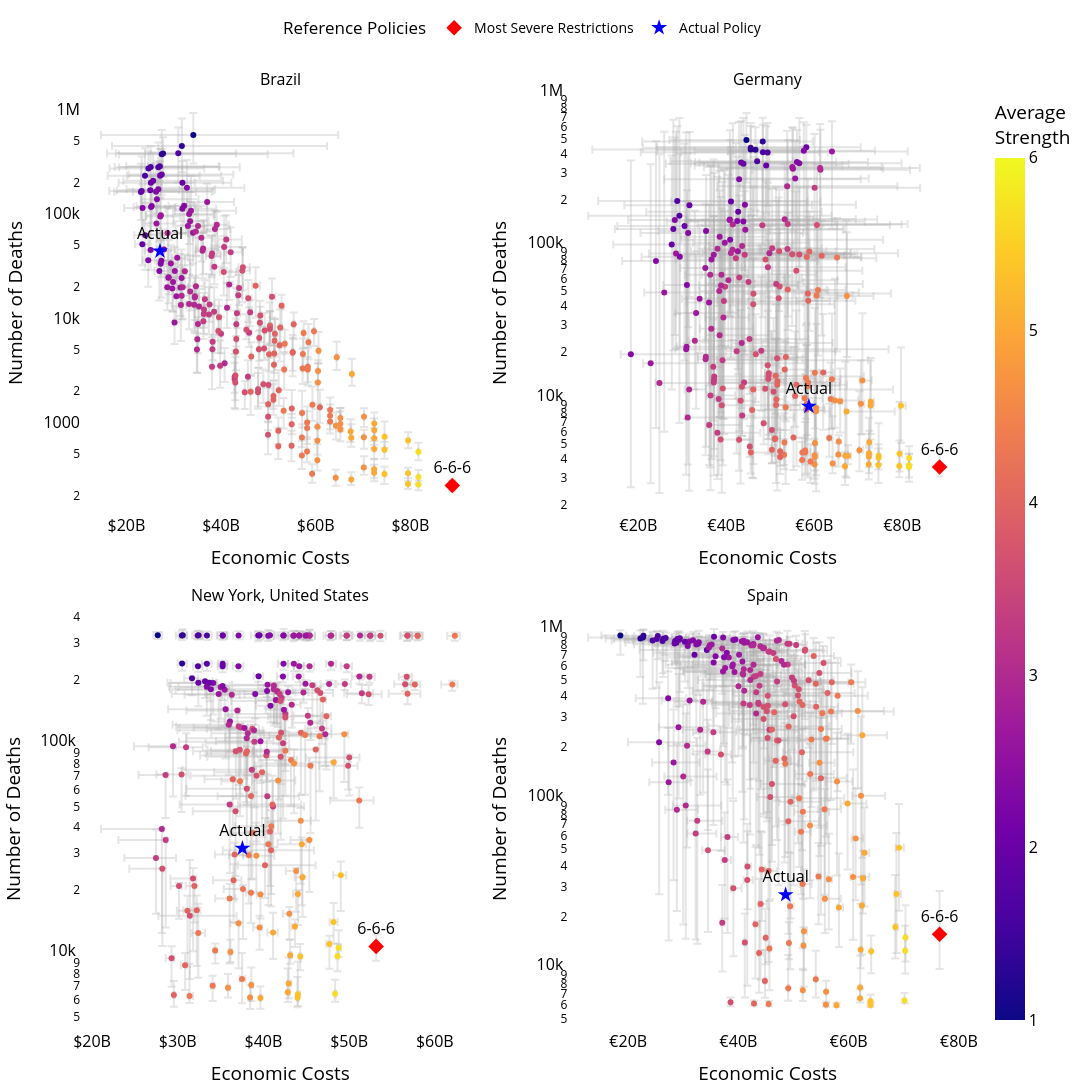

This figure's notebook cell:
### Code cell
def shorten_policy_string(pname):
    policies = pname.split("-")
    DICT_POLICY_CODE = {
        'No_Measure': "1",
        'Restrict_Mass_Gatherings': "2",
        'Authorize_Schools_but_Restrict_Mass_Gatherings_and_Others': "3",
        # 'Mass_Gatherings_Authorized_But_Others_Restricted': "3",
        'Restrict_Mass_Gatherings_and_Schools': "4",
        'Restrict_Mass_Gatherings_and_Schools_and_Others': "5",
        'Lockdown': "6"
    }
    short_name = '-'.join([DICT_POLICY_CODE[pol] for pol in policies])
    return short_name

# Currency symbol mapping
currency_symbols = {
    'US': '$', 'ES': '€', 'GB': '£', 'CN': '¥', 'JP': '¥', 'IN': '₹', 'DE': '€', 'FR': '€',
    # Add more country codes and symbols as needed
}
name_codes = {
    'US-NY': 'New York, United States', 'ES': 'Spain', 'DE': 'Germany', 'BR': 'Brazil'
    # Add more country codes and symbols as needed
}

cost_colors = {
    'st_economic_costs': '#636EFA',  # blue
    'd_costs': '#EF553B',  # red
    'h_costs': '#00CC96',  # green
    'mh_costs': '#AB63FA'  # purple
}
def get_currency_symbol(country_code):
    # Extract the ISO country code (first two characters)
    iso_code = country_code.split('-')[0]
    return currency_symbols.get(iso_code, '$')  # Default to '$' if not found


def region_policy_scatter_plot_panel(results: pd.DataFrame, start_date: str = "3/15/2020", 
                                     y_val: str = 'num_deaths', width: int = 600, height: int = 600):
    regions = results['country'].unique()
    num_regions = len(regions)
    num_rows = math.ceil(num_regions / 2)

    
    # Create a subplot grid with two columns
    fig = make_subplots(rows=num_rows, cols=2, shared_xaxes=False, shared_yaxes=False, 
                        subplot_titles=[name_codes[x] for x in regions], vertical_spacing=0.1, horizontal_spacing=0.1)
    
    for i, region in enumerate(regions):
        df = results.query("start_date == @start_date and country == @region")
        if y_val == 'life_costs':
            df['life_costs'] = df.d_costs + df.h_costs + df.mh_costs
            df['life_costs_lb'] = df.d_costs_lb + df.h_costs + df.mh_costs_lb
            df['life_costs_ub'] = df.d_costs_ub + df.h_costs + df.mh_costs_ub
        df['st_economic_costs_lerr'] = df['st_economic_costs'] - df['st_economic_costs_lb']
        df['st_economic_costs_uerr'] = df['st_economic_costs_ub'] - df['st_economic_costs']
        df[f'{y_val}_lerr'] = df[y_val] - df[f'{y_val}_lb']
        df[f'{y_val}_uerr'] = df[f'{y_val}_ub'] - df[y_val]

        # Calculate average strength and add it as a column
        df['avg_strength'] = df['short_policy_name'].apply(lambda x: sum(map(int, x.split('-'))) / 3 if x != 'actual' else None)

        y_val_name = 'Number of Deaths' if y_val == 'num_deaths' else \
            'Humanitarian Costs' if y_val == 'life_costs' else y_val

        # Get the currency symbol for the region
        country_code = df['country'].iloc[0]
        currency_symbol = get_currency_symbol(country_code)
        
        scatter = px.scatter(df, x='st_economic_costs', y=y_val, color='avg_strength',
                             error_x='st_economic_costs_uerr', error_x_minus='st_economic_costs_lerr',
                             error_y=f'{y_val}_uerr', error_y_minus=f'{y_val}_lerr', log_x=False, log_y=True, 
                             hover_name="short_policy_name", hover_data=["num_deaths", "num_cases", "mh_costs", "h_costs", "avg_strength"],
                             labels={'st_economic_costs': 'Economic Costs', y_val: y_val_name, "avg_strength": "Average Strength"},
                             template="plotly_white", color_continuous_scale=px.colors.sequential.Reds)

        # Add traces to the subplot
        for trace in scatter.data:
            if 'error_x' in trace:
                trace.error_x.color = 'rgba(169,169,169,0.3)'  # Light gray with transparency (alpha = 0.3)
            if 'error_y' in trace:
                trace.error_y.color = 'rgba(169,169,169,0.3)'  # Light gray with transparency (alpha = 0.3)

            fig.add_trace(trace, row=(i//2) + 1, col=(i % 2) + 1)
        
        # Highlight the policy "6-6-6" without adding it to the legend multiple times
        highlight_policy = df[df['short_policy_name'] == '6-6-6']
        if not highlight_policy.empty:
            fig.add_trace(go.Scatter(
                x=highlight_policy['st_economic_costs'],
                y=highlight_policy[y_val],
                mode='markers+text',
                marker=dict(color='red', size=12, symbol='diamond'),
                showlegend=False,
                text=["6-6-6"],
                textposition="top center",
                hoverinfo='skip'
            ), row=(i//2) + 1, col=(i % 2) + 1)

        # Highlight the "actual" policy without adding it to the legend multiple times
        actual_policy = df[df['short_policy_name'] == 'actual']
        if not actual_policy.empty:
            fig.add_trace(go.Scatter(
                x=actual_policy['st_economic_costs'],
                y=actual_policy[y_val],
                mode='markers+text',
                marker=dict(color='blue', size=12, symbol='star'),
                showlegend=False,
                text=["Actual"],
                textposition="top center",
                hoverinfo='skip'
            ), row=(i//2) + 1, col=(i % 2) + 1)

        # Update axes with the correct currency symbol and log scale for y-axis
        fig.update_xaxes(title_text='Economic Costs', tickprefix=currency_symbol, row=(i//2) + 1, col=(i % 2) + 1)
        fig.update_yaxes(title_text=y_val_name, type='log', row=(i//2) + 1, col=(i % 2) + 1)
        if y_val == 'life_costs':
            fig.update_yaxes(tickprefix=currency_symbol, type='log', row=(i//2) + 1, col=(i % 2) + 1)

    # Add legend items for the special points
    fig.add_trace(go.Scatter(
        x=[None],
        y=[None],
        mode='markers',
        marker=dict(color='red', size=12, symbol='diamond'),
        name="Most Severe Restrictions"
    ))
    fig.add_trace(go.Scatter(
        x=[None],
        y=[None],
        mode='markers',
        marker=dict(color='blue', size=12, symbol='star'),
        name="Actual Policy"
    ))

    # Update layout
    fig.update_layout(
        font=dict(
        size=16,  # Adjust this to make text bigger
        color="black"
    ),
        legend=dict(title='Reference Policies', orientation='h', y=1.05, yanchor='bottom', x=0.5, xanchor='center', traceorder='normal',font=dict(
            size=14,  # Adjust legend font size
            color="black"
        )),
        coloraxis_colorbar=dict(title='Average<br>Strength'),
        margin=dict(l=40, r=40, t=80, b=40),
        plot_bgcolor='rgba(0,0,0,0)',
        width=width * 2,
        height=height * num_rows
    )

    return fig
region_policy_scatter_plot_panel(results, start_date = "3/15/2020")
# region_policy_scatter_plot_panel(results, region_name = "BR",start_date = "3/15/2020")

### Figure 1 — Plotly figure (JSON) as saved in the notebook; plotly's stock layout.template omitted (floating-point values rounded to 4 significant figures; data arrays with more than 128 entries replaced by an {"elided": "..."} marker saying what was removed)
{"data": [{"customdata": {"elided": "217x4 float values"}, "error_x": {"array": {"elided": "217 float values"}, "arrayminus": {"elided": "217 float values"}, "color": "rgba(169,169,169,0.3)"}, "error_y": {"array": {"elided": "217 int values"}, "arrayminus": {"elided": "217 int values"}, "color": "rgba(169,169,169,0.3)"}, "hovertemplate": "<b>%{hovertext}</b><br><br>Economic Costs=%{x}<br>Number of Deaths=%{y}<br>num_cases=%{customdata[0]}<br>mh_costs=%{customdata[1]}<br>h_costs=%{customdata[2]}<br>Average Strength=%{marker.color}<extra></extra>", "hovertext": {"elided": "217 str values"}, "legendgroup": "", "marker": {"color": {"elided": "217 float values"}, "coloraxis": "coloraxis", "symbol": "circle"}, "mode": "markers", "name": "", "orientation": "v", "showlegend": false, "type": "scatter", "x": {"elided": "217 float values"}, "xaxis": "x", "y": {"elided": "217 int values"}, "yaxis": "y"}, {"hoverinfo": "skip", "marker": {"color": "red", "size": 12, "symbol": "diamond"}, "mode": "markers+text", "showlegend": false, "text": ["6-6-6"], "textposition": "top center", "type": "scatter", "x": [88860000000.0], "xaxis": "x", "y": [249], "yaxis": "y"}, {"hoverinfo": "skip", "marker": {"color": "blue", "size": 12, "symbol": "star"}, "mode": "markers+text", "showlegend": false, "text": ["Actual"], "textposition": "top center", "type": "scatter", "x": [27090000000.0], "xaxis": "x", "y": [43959], "yaxis": "y"}, {"customdata": {"elided": "217x4 float values"}, "error_x": {"array": {"elided": "217 float values"}, "arrayminus": {"elided": "217 float values"}, "color": "rgba(169,169,169,0.3)"}, "error_y": {"array": {"elided": "217 int values"}, "arrayminus": {"elided": "217 int values"}, "color": "rgba(169,169,169,0.3)"}, "hovertemplate": "<b>%{hovertext}</b><br><br>Economic Costs=%{x}<br>Number of Deaths=%{y}<br>num_cases=%{customdata[0]}<br>mh_costs=%{customdata[1]}<br>h_costs=%{customdata[2]}<br>Average Strength=%{marker.color}<extra></extra>", "hovertext": {"elided": "217 str values"}, "legendgroup": "", "marker": {"color": {"elided": "217 float values"}, "coloraxis": "coloraxis", "symbol": "circle"}, "mode": "markers", "name": "", "orientation": "v", "showlegend": false, "type": "scatter", "x": {"elided": "217 float values"}, "xaxis": "x2", "y": {"elided": "217 int values"}, "yaxis": "y2"}, {"hoverinfo": "skip", "marker": {"color": "red", "size": 12, "symbol": "diamond"}, "mode": "markers+text", "showlegend": false, "text": ["6-6-6"], "textposition": "top center", "type": "scatter", "x": [88500000000.0], "xaxis": "x2", "y": [3522], "yaxis": "y2"}, {"hoverinfo": "skip", "marker": {"color": "blue", "size": 12, "symbol": "star"}, "mode": "markers+text", "showlegend": false, "text": ["Actual"], "textposition": "top center", "type": "scatter", "x": [58780000000.0], "xaxis": "x2", "y": [8796], "yaxis": "y2"}, {"customdata": {"elided": "217x4 float values"}, "error_x": {"array": {"elided": "217 float values"}, "arrayminus": {"elided": "217 float values"}, "color": "rgba(169,169,169,0.3)"}, "error_y": {"array": {"elided": "217 int values"}, "arrayminus": {"elided": "217 int values"}, "color": "rgba(169,169,169,0.3)"}, "hovertemplate": "<b>%{hovertext}</b><br><br>Economic Costs=%{x}<br>Number of Deaths=%{y}<br>num_cases=%{customdata[0]}<br>mh_costs=%{customdata[1]}<br>h_costs=%{customdata[2]}<br>Average Strength=%{marker.color}<extra></extra>", "hovertext": {"elided": "217 str values"}, "legendgroup": "", "marker": {"color": {"elided": "217 float values"}, "coloraxis": "coloraxis", "symbol": "circle"}, "mode": "markers", "name": "", "orientation": "v", "showlegend": false, "type": "scatter", "x": {"elided": "217 float values"}, "xaxis": "x3", "y": {"elided": "217 int values"}, "yaxis": "y3"}, {"hoverinfo": "skip", "marker": {"color": "red", "size": 12, "symbol": "diamond"}, "mode": "markers+text", "showlegend": false, "text": ["6-6-6"], "textposition": "top center", "type": "scatter", "x": [53150000000.0], "xaxis": "x3", "y": [10796], "yaxis": "y3"}, {"hoverinfo": "skip", "marker": {"color": "blue", "size": 12, "symbol": "star"}, "mode": "markers+text", "showlegend": false, "text": ["Actual"], "textposition": "top center", "type": "scatter", "x": [37547500000], "xaxis": "x3", "y": [31618], "yaxis": "y3"}, {"customdata": {"elided": "217x4 float values"}, "error_x": {"array": {"elided": "217 float values"}, "arrayminus": {"elided": "217 float values"}, "color": "rgba(169,169,169,0.3)"}, "error_y": {"array": {"elided": "217 int values"}, "arrayminus": {"elided": "217 int values"}, "color": "rgba(169,169,169,0.3)"}, "hovertemplate": "<b>%{hovertext}</b><br><br>Economic Costs=%{x}<br>Number of Deaths=%{y}<br>num_cases=%{customdata[0]}<br>mh_costs=%{customdata[1]}<br>h_costs=%{customdata[2]}<br>Average Strength=%{marker.color}<extra></extra>", "hovertext": {"elided": "217 str values"}, "legendgroup": "", "marker": {"color": {"elided": "217 float values"}, "coloraxis": "coloraxis", "symbol": "circle"}, "mode": "markers", "name": "", "orientation": "v", "showlegend": false, "type": "scatter", "x": {"elided": "217 float values"}, "xaxis": "x4", "y": {"elided": "217 int values"}, "yaxis": "y4"}, {"hoverinfo": "skip", "marker": {"color": "red", "size": 12, "symbol": "diamond"}, "mode": "markers+text", "showlegend": false, "text": ["6-6-6"], "textposition": "top center", "type": "scatter", "x": [76510000000.0], "xaxis": "x4", "y": [15689], "yaxis": "y4"}, {"hoverinfo": "skip", "marker": {"color": "blue", "size": 12, "symbol": "star"}, "mode": "markers+text", "showlegend": false, "text": ["Actual"], "textposition": "top center", "type": "scatter", "x": [48570000000.0], "xaxis": "x4", "y": [26847], "yaxis": "y4"}, {"marker": {"color": "red", "size": 12, "symbol": "diamond"}, "mode": "markers", "name": "Most Severe Restrictions", "type": "scatter", "x": [null], "y": [null]}, {"marker": {"color": "blue", "size": 12, "symbol": "star"}, "mode": "markers", "name": "Actual Policy", "type": "scatter", "x": [null], "y": [null]}], "layout": {"annotations": [{"font": {"size": 16}, "showarrow": false, "text": "Brazil", "x": 0.225, "xanchor": "center", "xref": "paper", "y": 1, "yanchor": "bottom", "yref": "paper"}, {"font": {"size": 16}, "showarrow": false, "text": "Germany", "x": 0.775, "xanchor": "center", "xref": "paper", "y": 1, "yanchor": "bottom", "yref": "paper"}, {"font": {"size": 16}, "showarrow": false, "text": "New York, United States", "x": 0.225, "xanchor": "center", "xref": "paper", "y": 0.45, "yanchor": "bottom", "yref": "paper"}, {"font": {"size": 16}, "showarrow": false, "text": "Spain", "x": 0.775, "xanchor": "center", "xref": "paper", "y": 0.45, "yanchor": "bottom", "yref": "paper"}], "coloraxis": {"colorbar": {"title": {"text": "Average<br>Strength"}}}, "font": {"color": "black", "size": 16}, "height": 1200, "legend": {"font": {"color": "black", "size": 14}, "orientation": "h", "title": {"text": "Reference Policies"}, "traceorder": "normal", "x": 0.5, "xanchor": "center", "y": 1.05, "yanchor": "bottom"}, "margin": {"b": 40, "l": 40, "r": 40, "t": 80}, "plot_bgcolor": "rgba(0,0,0,0)", "width": 1200, "xaxis": {"anchor": "y", "domain": [0, 0.45], "tickprefix": "$", "title": {"text": "Economic Costs"}}, "xaxis2": {"anchor": "y2", "domain": [0.55, 1], "tickprefix": "€", "title": {"text": "Economic Costs"}}, "xaxis3": {"anchor": "y3", "domain": [0, 0.45], "tickprefix": "$", "title": {"text": "Economic Costs"}}, "xaxis4": {"anchor": "y4", "domain": [0.55, 1], "tickprefix": "€", "title": {"text": "Economic Costs"}}, "yaxis": {"anchor": "x", "domain": [0.55, 1], "title": {"text": "Number of Deaths"}, "type": "log"}, "yaxis2": {"anchor": "x2", "domain": [0.55, 1], "title": {"text": "Number of Deaths"}, "type": "log"}, "yaxis3": {"anchor": "x3", "domain": [0, 0.45], "title": {"text": "Number of Deaths"}, "type": "log"}, "yaxis4": {"anchor": "x4", "domain": [0, 0.45], "title": {"text": "Number of Deaths"}, "type": "log"}}}
